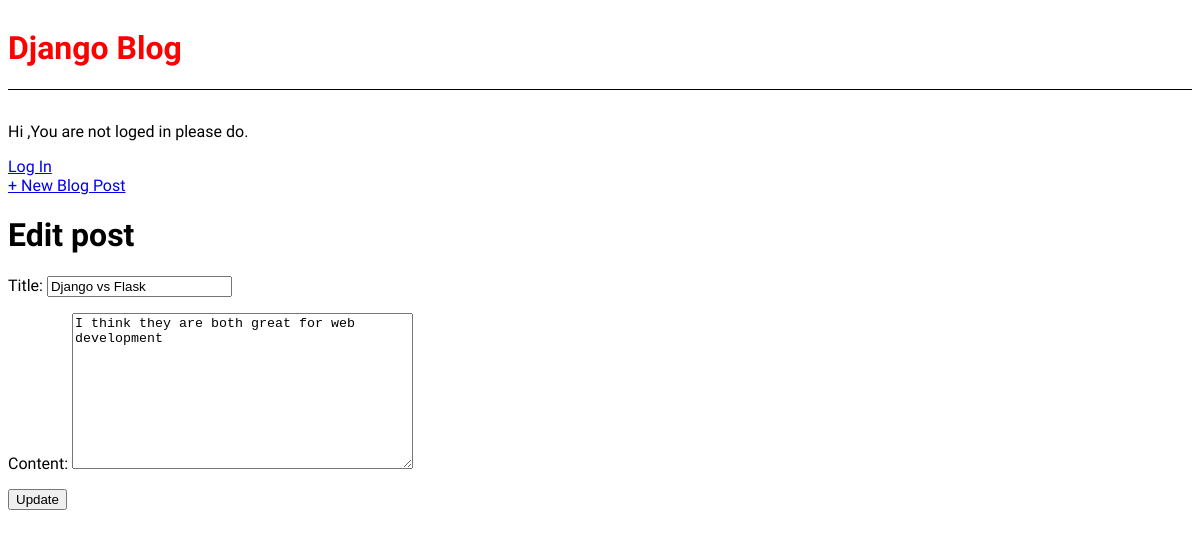
Screenshot of /post/2/edit with the database file from the repository.
### blog/models.py (models this page shows, shortened)
class Post(models.Model):
    title=models.CharField(max_length=200)
    author=models.ForeignKey('auth.User',on_delete=models.CASCADE)
    content=models.TextField()

### blog/views.py (the view)
# urls.py: path('post/<int:pk>/edit',UpdatePostViewPage.as_view(),name='post_edit'),
class UpdatePostViewPage(UpdateView):
    model=Post
    template_name='post_edit.html'
    fields= ['title','content']

### templates/post_edit.html
{% extends 'base.html' %}
{% block content %}
<h1>Edit post</h1>
<form action="" method="post">{% csrf_token %}
{{ form.as_p }}
<input type="submit" value="Update" />
</form>
{% endblock content %}

### static/css/base.css (style rules this page uses)
body { font-family: 'Source Sans Pro', sans-serif; font-size: px; }

### rows the page displays
Post: title "Django vs Flask", content "I think they are both great for web development"
